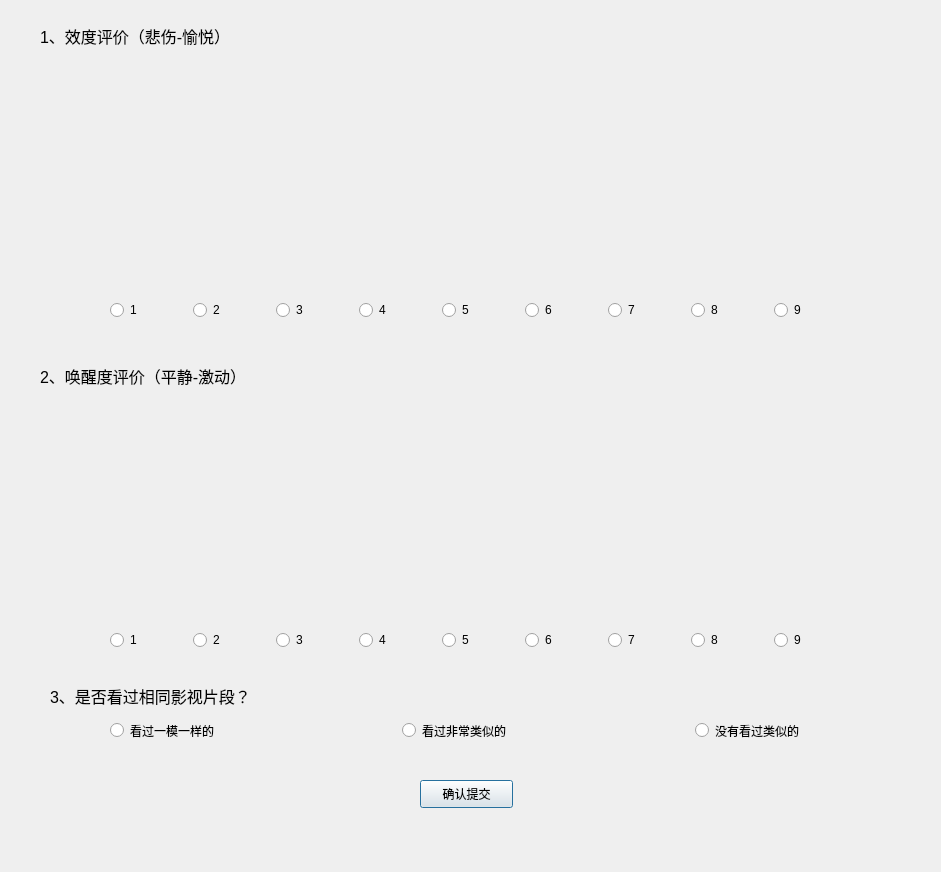
<?xml version="1.0" encoding="UTF-8"?>
<ui version="4.0">
 <class>questionnaire</class>
 <widget class="QDialog" name="questionnaire">
  <property name="geometry">
   <rect>
    <x>0</x>
    <y>0</y>
    <width>941</width>
    <height>872</height>
   </rect>
  </property>
  <property name="windowTitle">
   <string>Dialog</string>
  </property>
  <widget class="QLabel" name="valence_pic">
   <property name="geometry">
    <rect>
     <x>60</x>
     <y>60</y>
     <width>811</width>
     <height>241</height>
    </rect>
   </property>
   <property name="text">
    <string/>
   </property>
   <property name="pixmap">
    <pixmap>../../icons/问卷_效度.png</pixmap>
   </property>
   <property name="alignment">
    <set>Qt::AlignCenter</set>
   </property>
  </widget>
  <widget class="QLabel" name="valence_text">
   <property name="geometry">
    <rect>
     <x>40</x>
     <y>20</y>
     <width>241</width>
     <height>31</height>
    </rect>
   </property>
   <property name="font">
    <font>
     <pointsize>12</pointsize>
    </font>
   </property>
   <property name="text">
    <string>1、效度评价（悲伤-愉悦）</string>
   </property>
  </widget>
  <widget class="QLabel" name="arousal_pic">
   <property name="geometry">
    <rect>
     <x>60</x>
     <y>410</y>
     <width>800</width>
     <height>199</height>
    </rect>
   </property>
   <property name="layoutDirection">
    <enum>Qt::LeftToRight</enum>
   </property>
   <property name="text">
    <string/>
   </property>
   <property name="pixmap">
    <pixmap>../../icons/问卷_唤醒度.png</pixmap>
   </property>
  </widget>
  <widget class="QLabel" name="label_4">
   <property name="geometry">
    <rect>
     <x>40</x>
     <y>360</y>
     <width>271</width>
     <height>31</height>
    </rect>
   </property>
   <property name="font">
    <font>
     <pointsize>12</pointsize>
    </font>
   </property>
   <property name="text">
    <string>2、唤醒度评价（平静-激动）</string>
   </property>
  </widget>
  <widget class="QWidget" name="layoutWidget">
   <property name="geometry">
    <rect>
     <x>110</x>
     <y>630</y>
     <width>741</width>
     <height>21</height>
    </rect>
   </property>
   <layout class="QHBoxLayout" name="horizontalLayout_2">
    <item>
     <widget class="QRadioButton" name="radioButton_20">
      <property name="text">
       <string>1</string>
      </property>
     </widget>
    </item>
    <item>
     <widget class="QRadioButton" name="radioButton_21">
      <property name="text">
       <string>2</string>
      </property>
     </widget>
    </item>
    <item>
     <widget class="QRadioButton" name="radioButton_22">
      <property name="text">
       <string>3</string>
      </property>
     </widget>
    </item>
    <item>
     <widget class="QRadioButton" name="radioButton_23">
      <property name="text">
       <string>4</string>
      </property>
     </widget>
    </item>
    <item>
     <widget class="QRadioButton" name="radioButton_24">
      <property name="text">
       <string>5</string>
      </property>
     </widget>
    </item>
    <item>
     <widget class="QRadioButton" name="radioButton_25">
      <property name="text">
       <string>6</string>
      </property>
     </widget>
    </item>
    <item>
     <widget class="QRadioButton" name="radioButton_26">
      <property name="text">
       <string>7</string>
      </property>
     </widget>
    </item>
    <item>
     <widget class="QRadioButton" name="radioButton_27">
      <property name="text">
       <string>8</string>
      </property>
     </widget>
    </item>
    <item>
     <widget class="QRadioButton" name="radioButton_28">
      <property name="text">
       <string>9</string>
      </property>
     </widget>
    </item>
   </layout>
  </widget>
  <widget class="QLabel" name="label_5">
   <property name="geometry">
    <rect>
     <x>50</x>
     <y>680</y>
     <width>271</width>
     <height>31</height>
    </rect>
   </property>
   <property name="font">
    <font>
     <pointsize>12</pointsize>
    </font>
   </property>
   <property name="text">
    <string>3、是否看过相同影视片段？</string>
   </property>
  </widget>
  <widget class="QWidget" name="layoutWidget_2">
   <property name="geometry">
    <rect>
     <x>110</x>
     <y>720</y>
     <width>871</width>
     <height>21</height>
    </rect>
   </property>
   <layout class="QHBoxLayout" name="horizontalLayout_3">
    <item>
     <widget class="QRadioButton" name="radioButton_29">
      <property name="text">
       <string>看过一模一样的</string>
      </property>
     </widget>
    </item>
    <item>
     <widget class="QRadioButton" name="radioButton_31">
      <property name="text">
       <string>看过非常类似的</string>
      </property>
     </widget>
    </item>
    <item>
     <widget class="QRadioButton" name="radioButton_30">
      <property name="text">
       <string>没有看过类似的</string>
      </property>
     </widget>
    </item>
   </layout>
  </widget>
  <widget class="QPushButton" name="pushButton">
   <property name="geometry">
    <rect>
     <x>420</x>
     <y>780</y>
     <width>93</width>
     <height>28</height>
    </rect>
   </property>
   <property name="text">
    <string>确认提交</string>
   </property>
  </widget>
  <widget class="QWidget" name="">
   <property name="geometry">
    <rect>
     <x>110</x>
     <y>300</y>
     <width>741</width>
     <height>21</height>
    </rect>
   </property>
   <layout class="QHBoxLayout" name="horizontalLayout">
    <item>
     <widget class="QRadioButton" name="radioButton_19">
      <property name="text">
       <string>1</string>
      </property>
     </widget>
    </item>
    <item>
     <widget class="QRadioButton" name="radioButton_17">
      <property name="text">
       <string>2</string>
      </property>
     </widget>
    </item>
    <item>
     <widget class="QRadioButton" name="radioButton_16">
      <property name="text">
       <string>3</string>
      </property>
     </widget>
    </item>
    <item>
     <widget class="QRadioButton" name="radioButton_18">
      <property name="text">
       <string>4</string>
      </property>
     </widget>
    </item>
    <item>
     <widget class="QRadioButton" name="radioButton_5">
      <property name="text">
       <string>5</string>
      </property>
     </widget>
    </item>
    <item>
     <widget class="QRadioButton" name="radioButton_6">
      <property name="text">
       <string>6</string>
      </property>
     </widget>
    </item>
    <item>
     <widget class="QRadioButton" name="radioButton_7">
      <property name="text">
       <string>7</string>
      </property>
     </widget>
    </item>
    <item>
     <widget class="QRadioButton" name="radioButton_8">
      <property name="text">
       <string>8</string>
      </property>
     </widget>
    </item>
    <item>
     <widget class="QRadioButton" name="radioButton_9">
      <property name="text">
       <string>9</string>
      </property>
     </widget>
    </item>
   </layout>
  </widget>
 </widget>
 <resources/>
 <connections/>
</ui>
